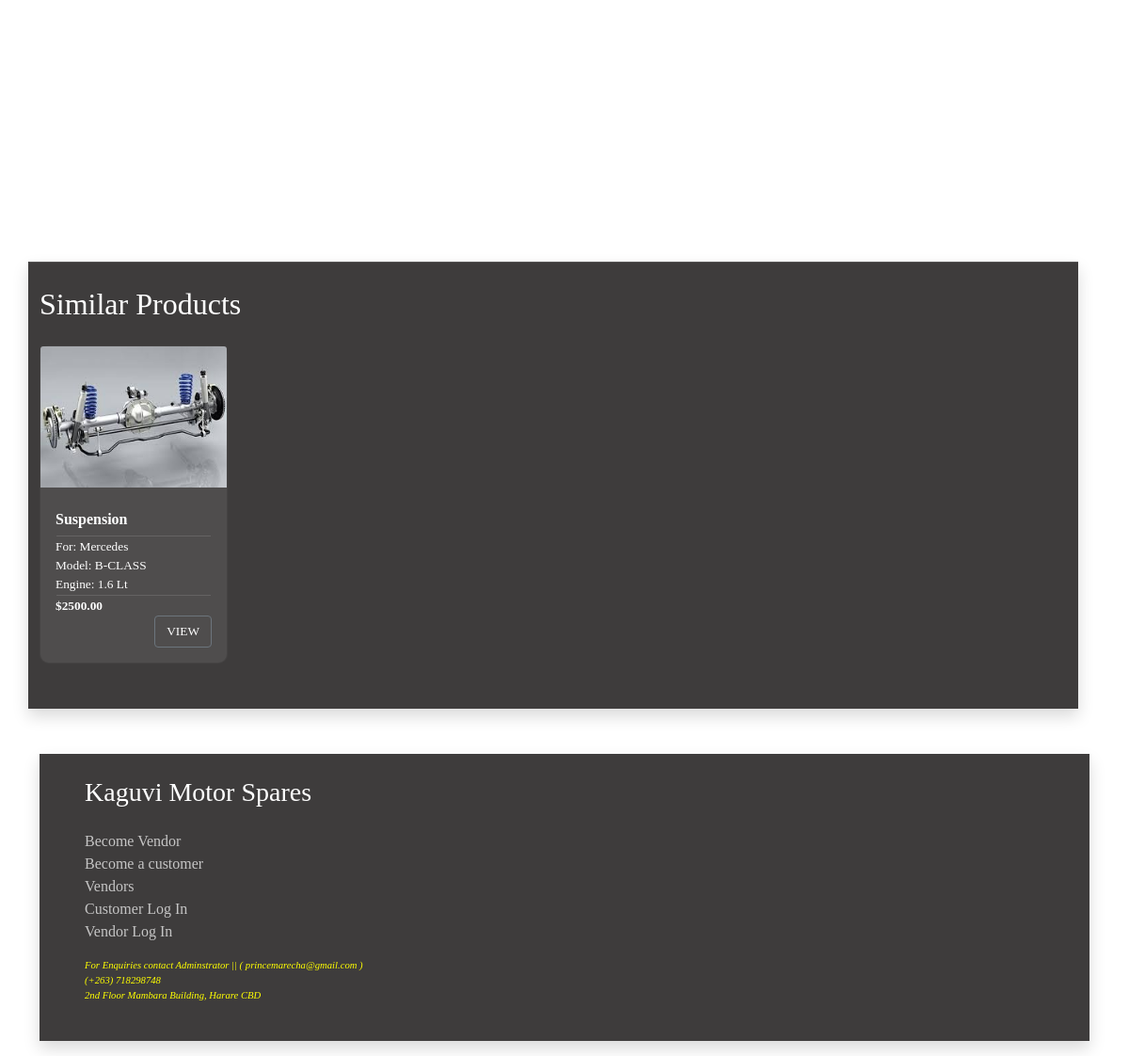
Before: /product/suspension/suspension/31/ (lower part) with the older database file.
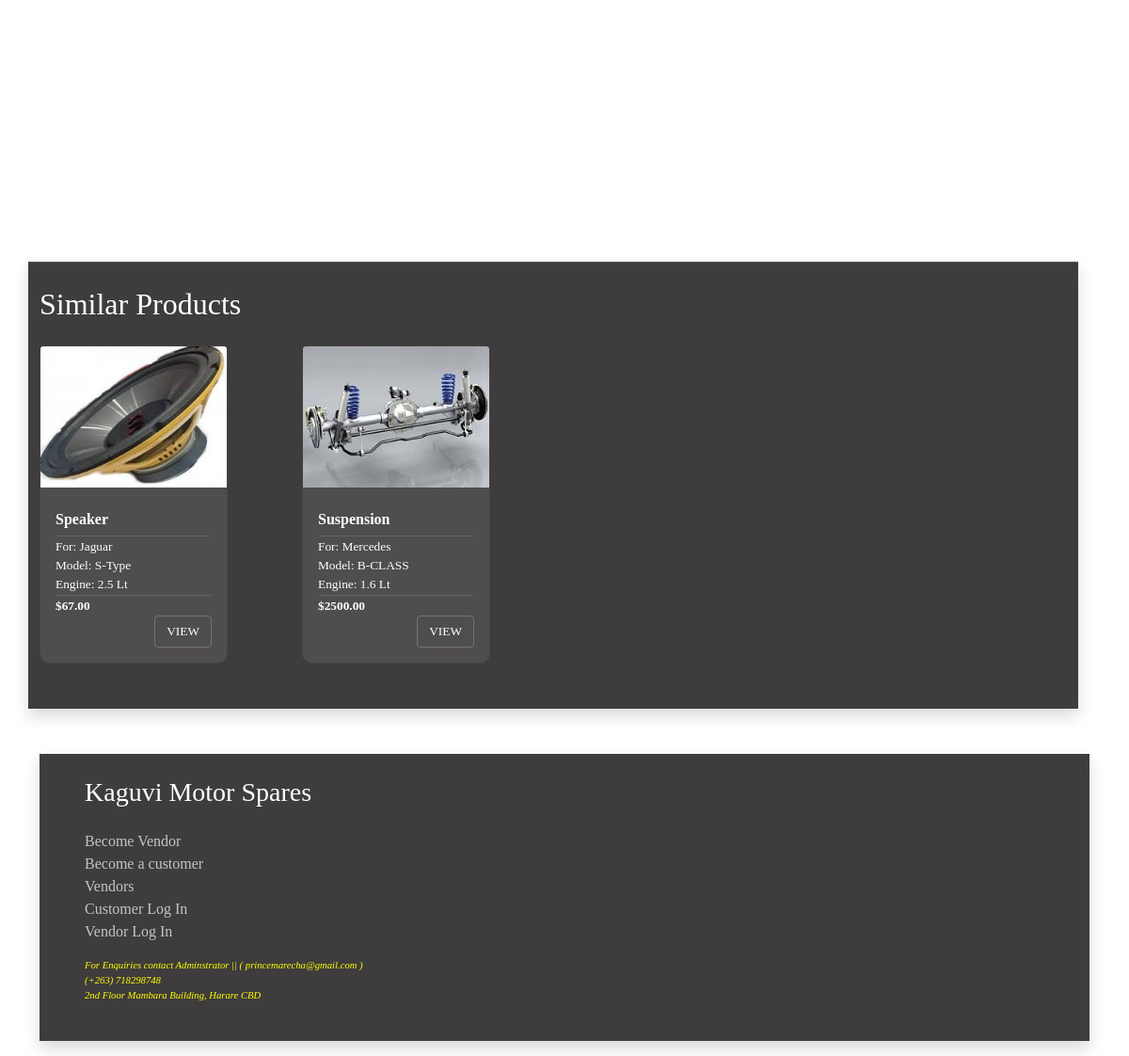
After: the same page with the newer database file.
### apps/product/models.py (models this page shows, shortened)
class Product (models.Model):
    category = models.ForeignKey(Category, related_name='products', on_delete=models.CASCADE) #related_name to get all products in category, on delete to delete all products in category
    vendor = models.ForeignKey(Vendor, related_name='products',on_delete=models.CASCADE)  # related_name to get all products to vendor, on delete to delete all products of vendor
    title = models.CharField(max_length=255)
    slug = models.SlugField(max_length=255)
    description = models.TextField(blank=True, null=True)
    price  = models.DecimalField(max_digits=6, decimal_places=2)
    date_added = models.DateTimeField(auto_now_add=True)
    car = models.CharField(max_length=255)
    model = models.CharField(max_length=255)
    engine =  models.CharField(max_length=255)
    image = models.ImageField(upload_to='uploads/', blank=True, null=True)
    thumbnail = models.ImageField(upload_to='uploads/', blank=True, null=True)
    class Meta:
        ordering = ['-date_added']              #orders products by newest products first
    def get_thumbnail(self):
        if self.thumbnail:
            return self.thumbnail.url

### apps/product/views.py (the view)
# urls.py: path('<slug:category_slug>/<slug:product_slug>/<int:product_id>/', views.product, name = 'product'),
def product (request, category_slug, product_slug,product_id):
    cart = Cart(request)
    product = Product.objects.get(pk = product_id)
    if request.method == 'POST':
        form = addToCartForm(request.POST)
        if form.is_valid():
            quantity = form.cleaned_data['quantity']
            cart.add(product_id=product.id, quantity = quantity, update_quantity=False)
            messages.success(request, 'The product was added to the cart')
            return redirect('product', category_slug = category_slug, product_slug =product_slug, product_id = product_id)
    else:
        form = addToCartForm()
    similar_products = list(product.category.products.exclude(id = product.id))
    if len(similar_products) >=4:
        similar_products = random.sample(similar_products,4)
    return render(request, 'product/product.html',{'form':form,'similar_products':similar_products, 'product':product})

### apps/cart/cart.py (called while the page is built)
    def __len__(self):
        return sum(item['quantity'] for item in self.cart.values())

### apps/cart/context_processors.py (called while the page is built)
def cart(request):
    return {'cart': Cart(request)} #make this globally available to every template in project

### apps/product/context_processors.py (called while the page is built)
def menu_categories(request):
    categories = Category.objects.all()
    return {'menu_categories': categories}

### apps/product/templates/product/product.html (shortened to what this page needs)
{%extends 'core/base.html'%}
 {%block content%}
<div class="container-fluid row mt-4 mb-4">
<div id="myMap" class="col-12 row" ></div>
</div>
<hr>
<div class="shadow col-12 pb-5 mb-5 row">
    {% if similar_products %}
    <hr>
        <div class="col-12">
            <h2 class="pt-4" style="color:white;">Similar Products</h2>
        </div>
        {% for product in similar_products %}
        <div class="col-6 col-sm-6 col-md-4 col-lg-3" >
            {% include 'product/parts/list_item.html' %}
        </div>
        {% endfor %}
    {% endif %}
</div>
 {% endblock %}

### apps/product/templates/product/parts/list_item.html (shortened to what this page needs)
 <div class="mt-3">
     <div class="card mt-2 "  >
         <img  src="{{ product.get_thumbnail }}" class="product_img mb-0 mb-md-2 ml-0 card-img-top">
            <div class="card-body">
                 <h6 class="card-title mb-0 mb-md-2" style="font-weight:bold; color:white;"> {{product.title}} </h6>
                <hr>
                 <p class="card-text m-0"> For: {{product.car}} </p>
                 <p class="card-text m-0"> Model: {{product.model}} </p>
                 <p class="card-text m-0"> Engine: {{product.engine}} </p>
                <hr>
                 <p class="card-text m-0" style=" font-weight:bold;">${{product.price}}</p>
                 <div class="d-flex justify-content-end"><a class="this btn btn-outline-secondary" a href="{% url 'product' product.category.slug product.slug product.id %}">VIEW</a></div>
            </div>
     </div>
 </div>

Changed rows visible on the page:
added Product: get_thumbnail (picture), title "Speaker", car "Jaguar", model "S-Type", engine "2.5 Lt", price "67.00"
